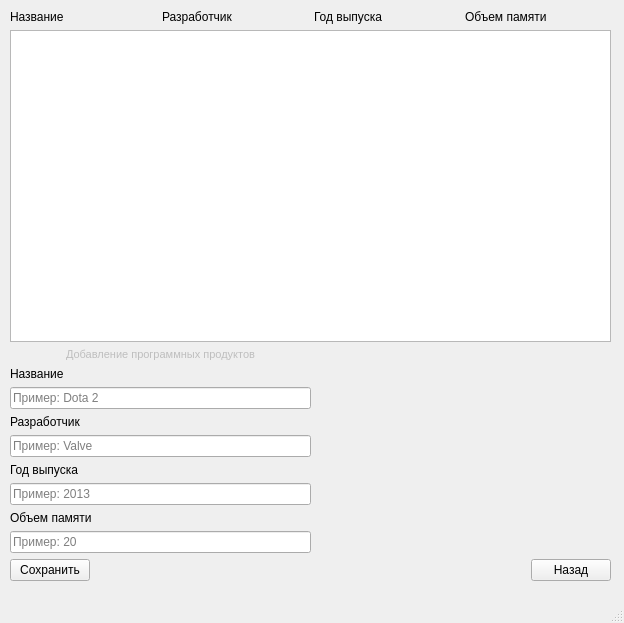
<?xml version="1.0" encoding="UTF-8"?>
<ui version="4.0">
 <class>AddItems</class>
 <widget class="QMainWindow" name="AddItems">
  <property name="geometry">
   <rect>
    <x>0</x>
    <y>0</y>
    <width>624</width>
    <height>623</height>
   </rect>
  </property>
  <property name="windowTitle">
   <string>Добавление продуктов</string>
  </property>
  <widget class="QWidget" name="centralwidget">
   <widget class="QWidget" name="">
    <property name="geometry">
     <rect>
      <x>10</x>
      <y>10</y>
      <width>601</width>
      <height>571</height>
     </rect>
    </property>
    <layout class="QVBoxLayout" name="verticalLayout_2">
     <item>
      <layout class="QHBoxLayout" name="horizontalLayout">
       <item>
        <widget class="QLabel" name="label_10">
         <property name="font">
          <font>
           <kerning>true</kerning>
          </font>
         </property>
         <property name="text">
          <string>Название</string>
         </property>
         <property name="scaledContents">
          <bool>false</bool>
         </property>
         <property name="alignment">
          <set>Qt::AlignLeading|Qt::AlignLeft|Qt::AlignVCenter</set>
         </property>
        </widget>
       </item>
       <item>
        <widget class="QLabel" name="label_11">
         <property name="text">
          <string>Разработчик</string>
         </property>
        </widget>
       </item>
       <item>
        <widget class="QLabel" name="label_12">
         <property name="text">
          <string>Год выпуска</string>
         </property>
        </widget>
       </item>
       <item>
        <widget class="QLabel" name="label_13">
         <property name="text">
          <string>Объем памяти</string>
         </property>
        </widget>
       </item>
      </layout>
     </item>
     <item>
      <widget class="QTextEdit" name="textEdit"/>
     </item>
     <item>
      <layout class="QHBoxLayout" name="horizontalLayout_3">
       <item>
        <layout class="QVBoxLayout" name="verticalLayout">
         <property name="leftMargin">
          <number>0</number>
         </property>
         <item>
          <widget class="QLabel" name="label">
           <property name="enabled">
            <bool>false</bool>
           </property>
           <property name="font">
            <font>
             <pointsize>8</pointsize>
            </font>
           </property>
           <property name="text">
            <string>Добавление программных продуктов</string>
           </property>
           <property name="alignment">
            <set>Qt::AlignHCenter|Qt::AlignTop</set>
           </property>
          </widget>
         </item>
         <item>
          <widget class="QLabel" name="label_2">
           <property name="font">
            <font>
             <kerning>true</kerning>
            </font>
           </property>
           <property name="text">
            <string>Название</string>
           </property>
           <property name="scaledContents">
            <bool>false</bool>
           </property>
           <property name="alignment">
            <set>Qt::AlignLeading|Qt::AlignLeft|Qt::AlignVCenter</set>
           </property>
          </widget>
         </item>
         <item>
          <widget class="QLineEdit" name="lineEdit">
           <property name="font">
            <font>
             <kerning>true</kerning>
            </font>
           </property>
           <property name="placeholderText">
            <string>Пример: Dota 2</string>
           </property>
          </widget>
         </item>
         <item>
          <widget class="QLabel" name="label_3">
           <property name="text">
            <string>Разработчик</string>
           </property>
          </widget>
         </item>
         <item>
          <widget class="QLineEdit" name="lineEdit_2">
           <property name="placeholderText">
            <string>Пример: Valve</string>
           </property>
          </widget>
         </item>
         <item>
          <widget class="QLabel" name="label_4">
           <property name="text">
            <string>Год выпуска</string>
           </property>
          </widget>
         </item>
         <item>
          <widget class="QLineEdit" name="lineEdit_3">
           <property name="placeholderText">
            <string>Пример: 2013</string>
           </property>
          </widget>
         </item>
         <item>
          <widget class="QLabel" name="label_5">
           <property name="text">
            <string>Объем памяти</string>
           </property>
          </widget>
         </item>
         <item>
          <widget class="QLineEdit" name="memory_textfield">
           <property name="placeholderText">
            <string>Пример: 20</string>
           </property>
          </widget>
         </item>
        </layout>
       </item>
       <item>
        <spacer name="horizontalSpacer_2">
         <property name="orientation">
          <enum>Qt::Horizontal</enum>
         </property>
         <property name="sizeHint" stdset="0">
          <size>
           <width>248</width>
           <height>168</height>
          </size>
         </property>
        </spacer>
       </item>
      </layout>
     </item>
     <item>
      <layout class="QHBoxLayout" name="horizontalLayout_2">
       <item>
        <widget class="QPushButton" name="pushButton_2">
         <property name="text">
          <string>Сохранить</string>
         </property>
        </widget>
       </item>
       <item>
        <spacer name="horizontalSpacer">
         <property name="orientation">
          <enum>Qt::Horizontal</enum>
         </property>
         <property name="sizeHint" stdset="0">
          <size>
           <width>40</width>
           <height>20</height>
          </size>
         </property>
        </spacer>
       </item>
       <item>
        <widget class="QPushButton" name="pushButton">
         <property name="text">
          <string>Назад</string>
         </property>
        </widget>
       </item>
      </layout>
     </item>
    </layout>
   </widget>
  </widget>
  <widget class="QMenuBar" name="menubar">
   <property name="geometry">
    <rect>
     <x>0</x>
     <y>0</y>
     <width>624</width>
     <height>21</height>
    </rect>
   </property>
  </widget>
  <widget class="QStatusBar" name="statusbar"/>
 </widget>
 <resources/>
 <connections/>
</ui>
